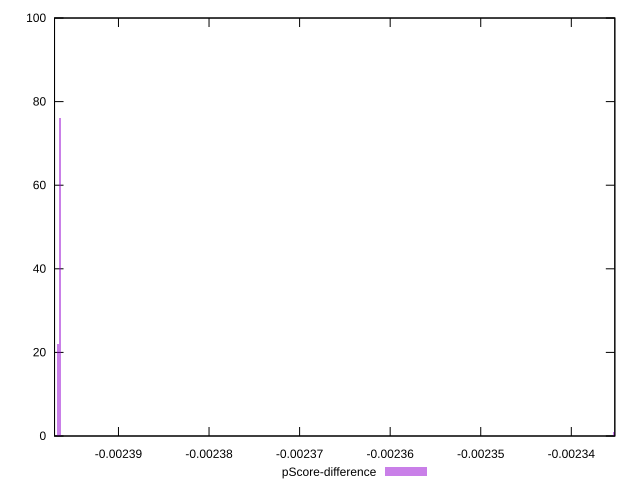

This figure's gnuplot source:
reset

$pScoreDifference <<EOF
-0.002335259884863308 1
-0.002396440692524087 76
-0.002396671563496392 22
-0.0023971333054410016 1
EOF

set key outside below
set boxwidth 2.3087097230482533e-7
set xrange [-0.0023970582291601705:-0.0023351965302546296]
set yrange [0:100]
set trange [0:100]
set style fill transparent solid 0.5 noborder
set terminal svg size 640, 490 enhanced background rgb 'white'
set output "report_00019_2021-02-10T18-14-37.922Z//uses-long-cache-ttl/samples/pages+cached+noadtech+nomedia/pScore-difference/histogram.svg"

plot $pScoreDifference title "pScore-difference" with boxes

reset
